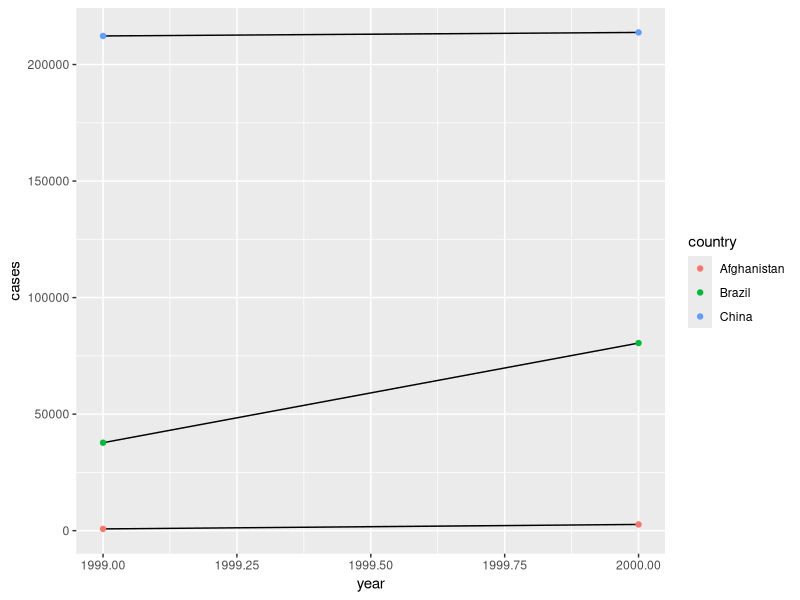

The R source for this figure:
## ---- chunk 1
knitr::opts_chunk$set(echo = TRUE)
## ---- chunk 2
library(tidyverse)
## ---- chunk 3
table2Cases <- filter(table2,type=="cases") %>%
  rename(cases=count) %>%
  arrange(country,year)
table2Pop <- filter(table2,type=="population") %>%
  rename(pop=count) %>%
  arrange(country,year)
table2CasesPerCapita <- tibble(
  year=table2Cases$year,
  country=table2Cases$country,
  cases=table2Cases$cases,
  pop=table2Pop$pop
) %>%
  mutate(casesPerCapita=(cases/pop)*10000) %>%
  select(country,year,casesPerCapita)
table2CasesPerCapita <- table2CasesPerCapita %>%
  mutate(type="casesPerCapita") %>%
  rename(count=casesPerCapita)
bind_rows(table2,table2CasesPerCapita) %>%
  arrange(country,year,type,count)
table4c <- tibble(
  country=table4a$country,
  "1999" = table4a[["1999"]] / table4b[["1999"]] * 10000,
  "2000" = table4a[["2000"]] / table4b[["2000"]] * 10000,
)
table4c
## ---- chunk 4
table2 %>%
  filter(type=="cases") %>%
  ggplot(aes(year,count)) +
  geom_line(aes(group=country)) +
  geom_point(aes(color=country)) +
  ylab("cases") +
  xlab("year")
## ---- chunk 5
preg <- tribble(
  ~pregnant, ~male, ~female,
  "yes", NA, 10,
  "no", 20, 12
)
preg_tidied <- preg %>%
  pivot_longer(c(male,female), names_to="sex", values_to="count", values_drop_na=T)
preg_tidied
## ---- chunk 6
tibble(x = c("a,b,c", "d,e,f,g", "h,i,j")) %>%
 separate(x, c("one", "two", "three"), extra="drop")
tibble(x = c("a,b,c", "d,e,f,g", "h,i,j")) %>%
 separate(x, c("one", "two", "three"), extra="merge")
tibble(x = c("a,b,c", "d,e", "f,g,i")) %>%
 separate(x, c("one", "two", "three"), fill="right")
tibble(x = c("a,b,c", "d,e", "f,g,i")) %>%
 separate(x, c("one", "two", "three"), fill="left")
## ---- chunk 7
#
## ---- chunk 8
who1 <- who %>%
 gather(
 new_sp_m014:newrel_f65, key = "key",
 value = "cases",
 na.rm = TRUE
 )
who2 <- who1 %>%
 mutate(key = stringr::str_replace(key, "newrel", "new_rel"))
who3 <- who2 %>%
 separate(key, c("new", "type", "sexage"), sep = "_")
who4 <- who3 %>%
 select(-new, -iso2, -iso3)
who5 <- who4 %>%
 separate(sexage, c("sex", "age"), sep = 1)

## ---- chunk 9
#
